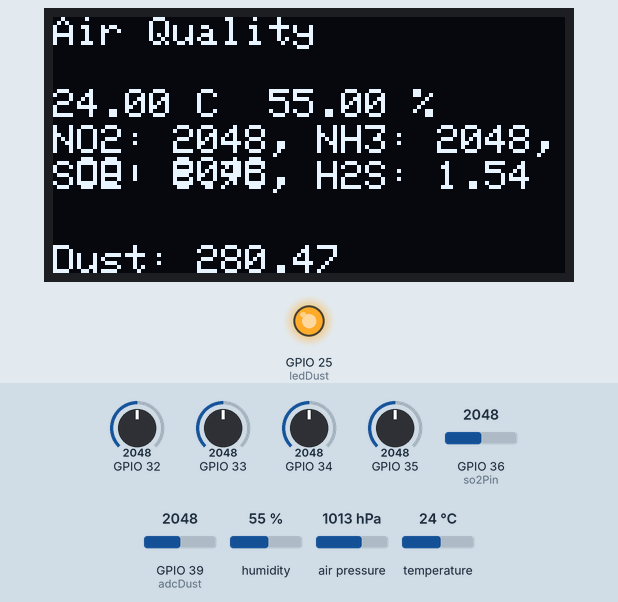
Recording of a sketch running on a simulated ESP32. On the bench: 128×64 one-colour display, output pins drawn as LEDs (lit = HIGH). Inputs (shaded band) come from the test bench; at power-on: humidity 55 %, GPIO 32 = 2048, GPIO 33 = 2048, GPIO 34 = 2048, GPIO 35 = 2048, GPIO 36 (so2Pin) = 2048, GPIO 39 (adcDust) = 2048, air pressure 1013 hPa, temperature 24 °C. WiFi joins after 1.5 s; servers stay silent unless stated; what the sketch prints to the serial monitor is not drawn.

Above: at 2.2 s.
2.3 s: humidity set to 22 %
At 13.0 s:
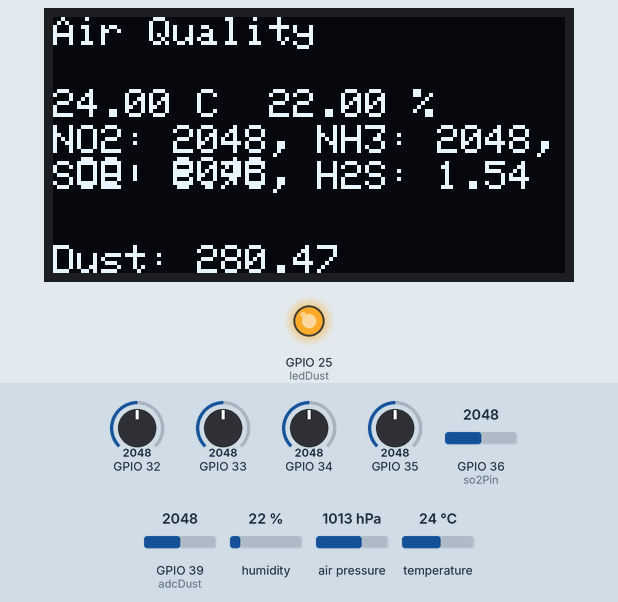
13.3 s: GPIO 32 set to 2866
At 23.0 s:
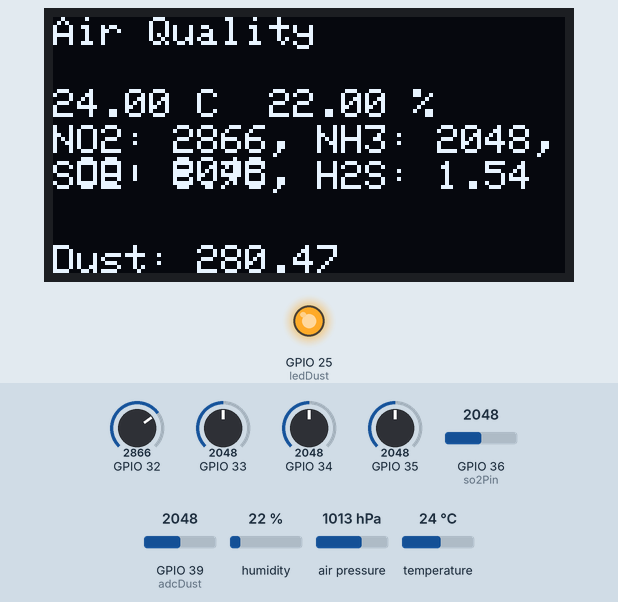
23.7 s: GPIO 33 set to 2866
At 33.0 s:
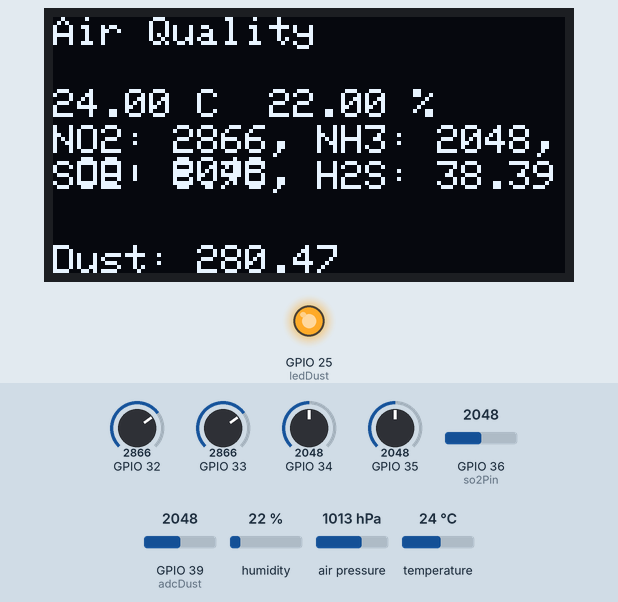
34.1 s: GPIO 34 set to 2866
At 44.2 s:
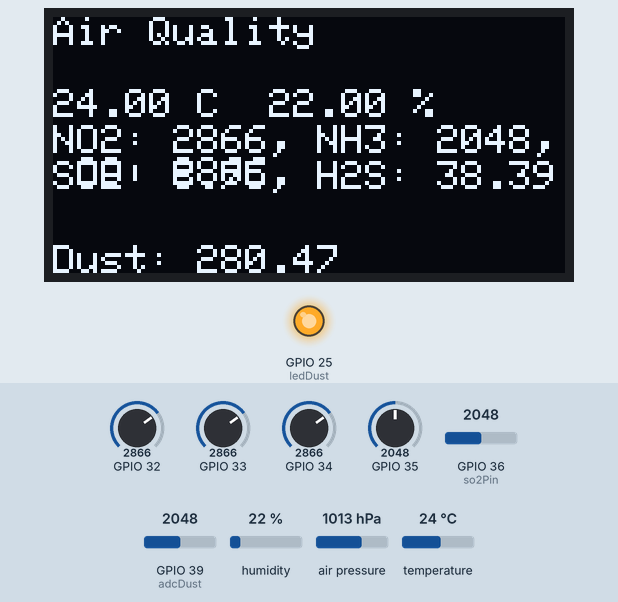
44.5 s: GPIO 35 set to 2866
At 54.2 s:
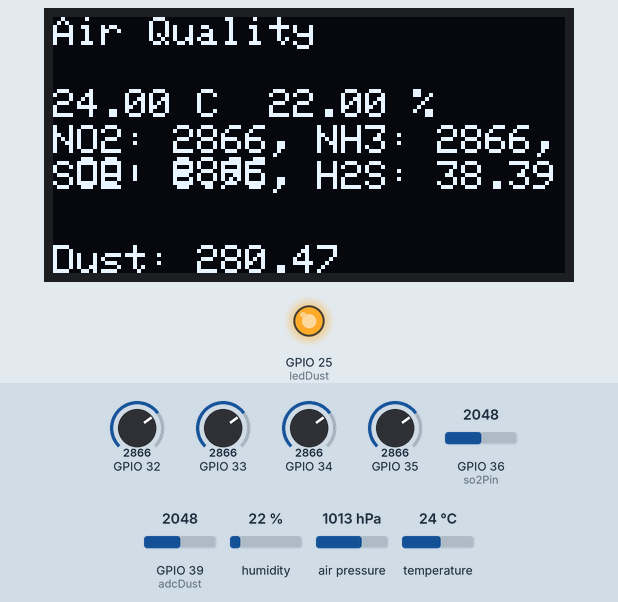
54.9 s: GPIO 36 (so2Pin) set to 2866
At 64.2 s:
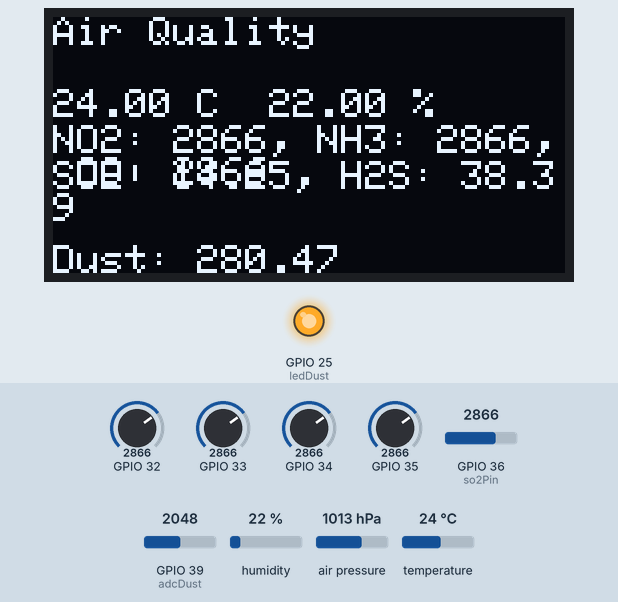
Timing chart, 0 to 65.7 s (numbered marks = the images above; inputs shaded):
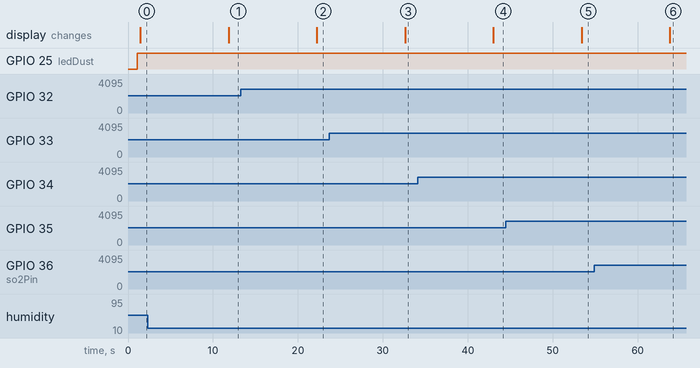

Measured:
- after the input at 2.3 s, the display: changes after 9.5 s (image 1)
- after the input at 13.3 s, the display: changes after 8.9 s (image 2)
- after the input at 23.7 s, the display: changes after 8.9 s (image 3)
- after the input at 34.1 s, the display: changes after 8.9 s (image 4)
- after the input at 44.5 s, the display: changes after 8.9 s (image 5)
- after the input at 54.9 s, the display: changes after 8.9 s (image 6)

The sketch:

AirQuality.ino
```cpp
#include <Arduino.h>
#include <Wire.h>
#include <Adafruit_GFX.h>
#include <Adafruit_SSD1306.h>

#include <Adafruit_Sensor.h>
#include <Adafruit_BME280.h>

#include <WiFi.h>
#include <HTTPClient.h>

const char* ssid = "your ssid";
const char* password = "your passwaord";

// Domain Name with full URL Path for HTTP POST Request
const char* serverName = "http://api.thingspeak.com/update";
// Service API Key
String apiKey = "--------------";


#define SCREEN_WIDTH 128
#define SCREEN_HEIGHT 64

Adafruit_SSD1306 display(SCREEN_WIDTH, SCREEN_HEIGHT, &Wire, -1);

static Adafruit_BME280 bme;


#define ledDust 25
#define adcDust 39
#define so2Pin 36

unsigned long lastTime = 0;
// Set timer to 10 minutes (600000)
//unsigned long timerDelay = 600000;
// Timer set to 10 seconds (10000)
unsigned long timerDelay = 300000; // 5minutes


/**********************************************************************************************************************************************************************************/
void setup() {
  Serial.begin(115200);
  pinMode(ledDust, OUTPUT);
  WiFi.begin(ssid, password);

  if (!display.begin(SSD1306_SWITCHCAPVCC, 0x3C)) {
  }
  displaying(0, 32, "Loading.....");
  delay(1000);
  if (!bme.begin(0x76)) {
    Serial.println("bme280 gagal diinisiasi");
  }
}

void displaying(int x, int y , String datanya) {
  display.clearDisplay();
  display.setTextSize(1.5);
  display.setTextColor(SSD1306_WHITE);
  display.setCursor(x, y);
  display.println(datanya);
  display.display();
}
void connectionCheck() {
  while (WiFi.status() != WL_CONNECTED) {
    delay(500);
    Serial.println("Connecting to WiFi..");
  }
  Serial.println("Connected to the WiFi network");
}

float so2_read() {
  float voutx, vso2;
  int vadc = analogRead(so2Pin);
  voutx = (float(vadc) / 4095) * 3.3;
  vso2 = (20 / 2.4) * (voutx - 0.6);
  Serial.println(vadc);
  Serial.println(voutx);
  Serial.println(vso2);
  return vso2;
}

float dust_read() {
  unsigned int samplingTime = 280;
  unsigned int deltaTime = 280;
  unsigned int sleepTime = 280;

  float voMeasured = 0;
  float calcVoltage = 0;
  float dustDensity = 0;

  digitalWrite(ledDust, LOW);
  delayMicroseconds(samplingTime);
  voMeasured = analogRead(adcDust);

  delayMicroseconds(deltaTime);
  digitalWrite(ledDust, HIGH);

  calcVoltage = voMeasured * (3.3 / 4095);
  dustDensity = 170 * calcVoltage - 0.1;

  Serial.println(voMeasured);
  Serial.println(calcVoltage);
  Serial.println(dustDensity);

  if (dustDensity < 0) {
    dustDensity = 0.00;
  }
  return dustDensity;
}

/**********************************************************************************************************************************************************************************/
float mq136_read() {

  int RL = 47;
  float m = -0.263; //Enter calculated Slope
  float b = 0.42; //Enter calculated intercept
  int Ro = 20; //Enter found Ro value

  float analog_value;

  float VRL; //Voltage drop across the MQ sensor
  float Rs; //Sensor resistance at gas concentration
  float ratio; //Define variable for ratio

  for (int test_cycle = 1 ; test_cycle <= 500 ; test_cycle++) //Read the analog output of the sensor for 200 times
  {
    analog_value = analog_value + analogRead(33); //add the values for 200
  }

  analog_value = analog_value / 500.0; //Take average
  VRL = analog_value * (3.3 / 4095.0); //Convert analog value to voltage
  //RS = ((Vc/VRL)-1)*RL is the formulae we obtained from datasheet
  Rs = ((3.3  / VRL) - 1) * RL;
  //RS/RO is 3.6 as we obtained from graph of datasheet
  //Ro = Rs / 3.6;
  ratio = Rs / Ro; // find ratio Rs/Ro
  float ppm = pow(10, ((log10(ratio) - b) / m)); //use formula to calculate ppm


  return ppm;
}

/**********************************************************************************************************************************************************************************/
bool bme280_read(float *temp, float *hum, float *pres) {
  bool result = true;
  if ((NULL == temp) || (NULL == hum) || (NULL == pres)) {
    result = false;
  }

  if (true == result) {
    *temp = bme.readTemperature();
    *hum = bme.readHumidity();
    *pres = bme.readPressure() / 100.0F;

    if (isnan(*hum) || isnan(*temp)) {
      result = false;
    }
  }
  return result;
}

/**********************************************************************************************************************************************************************************/
bool mics6814_read(uint16_t* no2, uint16_t* nh3, uint16_t* co) {
  bool result = true;
  uint16_t tempNo2 = analogRead(32);
  delay(100);
  uint16_t tempNh3 = analogRead(35);
  delay(100);
  uint16_t tempCo = analogRead(34);
  delay(100);
  *no2 = tempNo2;
  *nh3 = tempNh3;
  *co = tempCo;

  return result;
}

/**********************************************************************************************************************************************************************************/
void loop() {
  String httpRequestData = "api_key=" + apiKey;

  String th = "";
  String mic = "";
  String sulf = "";
  String debu = "";

  float temp = NAN;
  float hum = NAN;
  float pres = NAN;

  uint16_t no2 = 0U;
  uint16_t nh3 = 0U;
  uint16_t co = 0U;

  float so2 = so2_read();
  float h2s = mq136_read();
  float dust = dust_read();

  if (bme280_read(&temp, &hum, &pres)) {
    th = String(temp) + " C  " + String(hum) + " %";
    httpRequestData += "&field1=" + String(temp) + "&field2=" + String(hum);
  }

  if (mics6814_read(&no2, &nh3, &co)) {
    mic = "NO2: " + String(no2) + ", NH3: " + String(nh3) + ", CO: " + String(co);
    httpRequestData += "&field3=" + String(no2) + "&field4=" + String(nh3) + "&field5=" + String(co);
  }

  sulf = "SO2: " + String(so2) + ", H2S: " + String(h2s);
  debu = "Dust: " + String(dust);
  httpRequestData += "&field6=" + String(so2) + "&field7=" + String(h2s) + "&field8=" + String(dust);

  display.clearDisplay();
  display.setTextSize(1.5); // Draw 2X-scale text
  display.setTextColor(SSD1306_WHITE);
  display.setCursor(0, 0);
  display.println("Air Quality ");
  display.setCursor(0, 18);
  display.println(th);
  display.setCursor(0, 27);
  display.println(mic);
  display.setCursor(0, 36);
  display.println(sulf);
  display.setCursor(0, 57);
  display.println(debu);
  display.display();
  Serial.println(httpRequestData);
  if ((millis() - lastTime) > timerDelay) {
    connectionCheck();
    if (WiFi.status() == WL_CONNECTED) {
      HTTPClient http;
      http.begin(serverName);
      http.addHeader("Content-Type", "application/x-www-form-urlencoded");
      int httpResponseCode = http.POST(httpRequestData);
      Serial.print("HTTP Response code: ");
      Serial.println(httpResponseCode);
      http.end();
    }
    else {
      Serial.println("WiFi Disconnected");
    }
    lastTime = millis();
  }
  delay(10000);
}
/**********************************************************************************************************************************************************************************/
```
